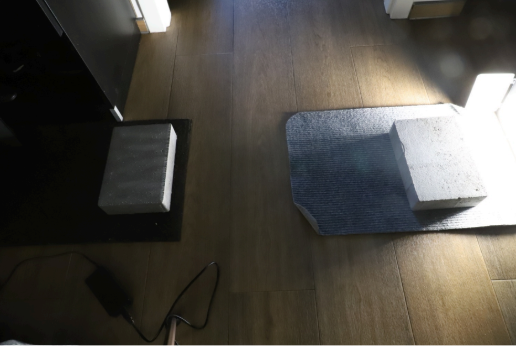
#> input picture example.png, 516 x 346 px
$ python rgbAndHsv.py
#> lines starting #> are read from the running program, lines starting #| are printed output that depends on the picture
import cv2

image = cv2.imread('example.png')
#> image is the input picture: shape (346, 516, 3); mean B, G, R 68.4, 75, 78.4
if image is None:
    print("Błąd: Nie udało się wczytać obrazu.")
    exit()
cv2.imshow('RGB', image)
for (name, chan) in zip(("B", "G", "R"), cv2.split(image)):
    cv2.imshow(name, chan)
#> this loop made 3 passes
#> name on passes 1 to 3: 'B', 'G', 'R'
#> pass 1, `cv2.imshow(name, chan)`:
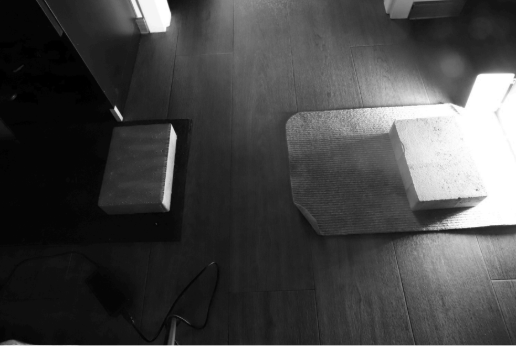
#> window 'B': shape (346, 516); min 0, max 255, mean 68.4
#> pass 2, `cv2.imshow(name, chan)`:
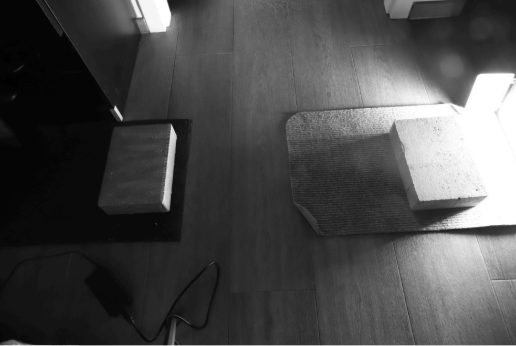
#> window 'G': shape (346, 516); min 0, max 255, mean 75
cv2.waitKey(0)
hsv = cv2.cvtColor(image, cv2.COLOR_BGR2HSV)
#> hsv: shape (346, 516, 3); mean H, S, V 34.7, 59.5, 80.9
cv2.imshow("HSV", hsv)
for (name, chan) in zip(("H", "S", "V"), cv2.split(hsv)):
    cv2.imshow(name, chan)
#> this loop made 3 passes
#> pass 1, `cv2.imshow(name, chan)`:
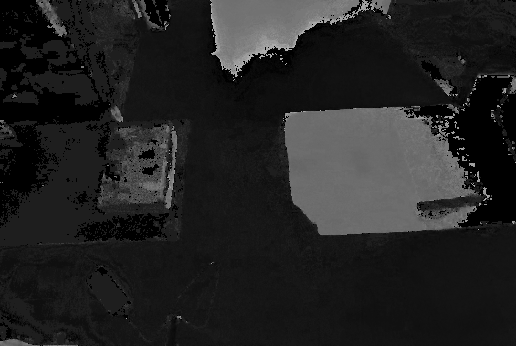
#> window 'H': shape (346, 516); min 0, max 177, mean 34.7
#> pass 2, `cv2.imshow(name, chan)`:
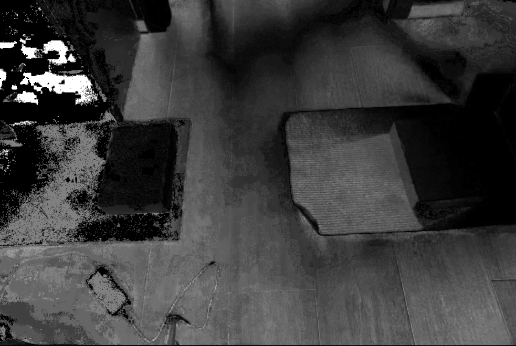
#> window 'S': shape (346, 516); min 0, max 255, mean 59.5

cv2.waitKey(0)
cv2.destroyAllWindows()
